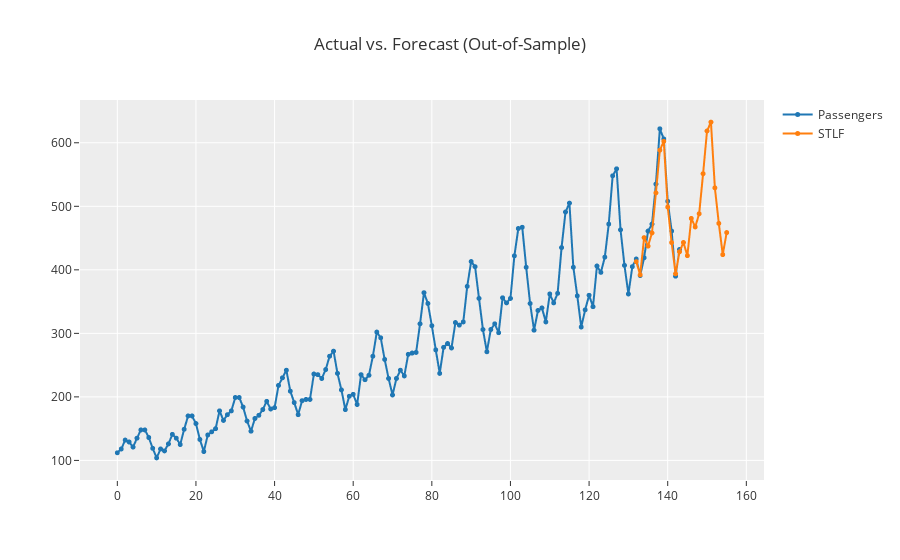

Write notebook code for a chart like this one.
### Code cell
# plot forecast for 24 months in future
plot_model(top_model, plot = 'forecast',  data_kwargs = {'fh' : 24})
plt.show()
#https://github.com/cihernand/forecasting/blob/master/Forecast_next24months.png

### Figure 1 — Plotly figure (JSON) as saved in the notebook; plotly's stock layout.template omitted (floating-point values rounded to 4 significant figures; data arrays with more than 128 entries replaced by an {"elided": "..."} marker saying what was removed)
{"data": [{"line": {"color": "rgb(31, 119, 180)", "width": 2}, "marker": {"color": "rgb(31, 119, 180)", "size": 5}, "mode": "lines+markers", "name": "Passengers", "type": "scattergl", "x": {"elided": "156 int values"}, "xaxis": "x", "y": {"elided": "156 int values"}, "yaxis": "y"}, {"line": {"color": "rgb(255, 127, 14)", "width": 2}, "marker": {"color": "rgb(255, 127, 14)", "size": 5}, "mode": "lines+markers", "name": "STLF", "type": "scattergl", "x": {"elided": "156 int values"}, "xaxis": "x", "y": {"elided": "156 float values"}, "yaxis": "y"}], "layout": {"showlegend": true, "title": {"text": "Actual vs. Forecast (Out-of-Sample)"}, "xaxis": {"anchor": "y", "domain": [0, 1]}, "yaxis": {"anchor": "x", "domain": [0, 1]}}}
